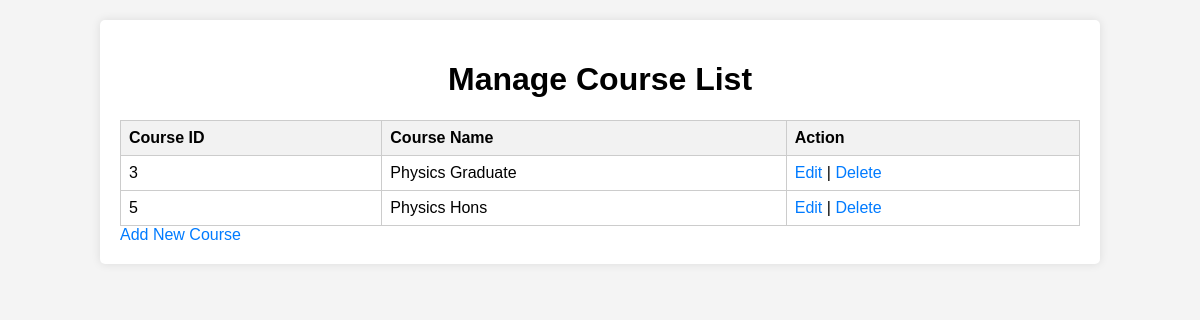
Screenshot of /manage_course_list.php with the database file from the repository.
### tables this page shows
CREATE TABLE `course_list` (
  `course_id` int(11) NOT NULL,
  `course_name` varchar(100) NOT NULL
);

### manage_course_list.php (the view, shortened to what this page needs)
<?php
include 'conn.php';
$query = "SELECT * FROM course_list";
$result = mysqli_query($conn, $query);
?>
<!DOCTYPE html>
<html>
<head>
</head>
<body>
	<div class="container">
		<h1>Manage Course List</h1>
		<table>
			<thead>
				<tr>
					<th>Course ID</th>
					<th>Course Name</th>
					<th>Action</th>
				</tr>
			</thead>
			<tbody>
				<?php
				while ($row = mysqli_fetch_assoc($result)) {
					echo "<tr>";
					echo "<td>" . $row['course_id'] . "</td>";
					echo "<td>" . $row['course_name'] . "</td>";
					echo "<td><a href='edit_course.php?id=" . $row['course_id'] . "'>Edit</a> | <a href='delete_course.php?id=" . $row['course_id'] . "'>Delete</a></td>";
					echo "</tr>";
				}
				?>
			</tbody>
		</table>
		<a href="add_course.php">Add New Course</a>
	</div>
</body>
</html>

### manage_course_list.php (style rules this page uses)
body { font-family: Arial, sans-serif; margin: 0; padding: 0; background-color: #f4f4f4; }
.container { width: 80%; margin: 20px auto; background-color: #fff; padding: 20px; box-shadow: 0 0 10px rgba(0, 0, 0, 0.1); border-radius: 5px; }
h1 { text-align: center; }
table { width: 100%; border-collapse: collapse; margin-top: 20px; }
table th, table td { border: 1px solid #ccc; padding: 8px; text-align: left; }
table th { background-color: #f2f2f2; }
a { text-decoration: none; color: #007bff; }

### rows the page displays
course_list: course_id "3", course_name "Physics Graduate"
course_list: course_id "5", course_name "Physics Hons"
